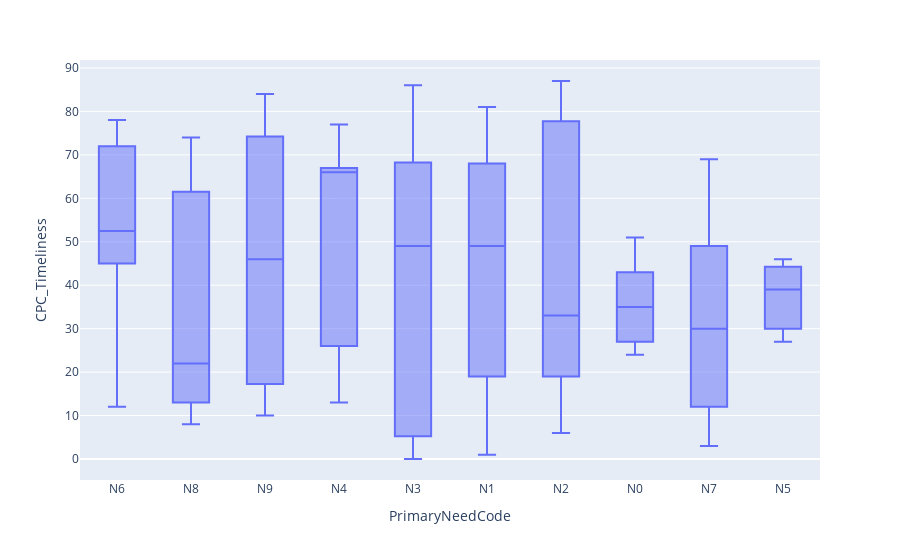

Write notebook code for a chart like this one.
### Code cell
# Making a box plot

timeliness_box = px.box(cin,
                        x='PrimaryNeedCode', #This can be used to spilt it or can use color
                        y= 'CPC_Timeliness'
                        # ,color = 'PrimaryNeedCode'
                        )

timeliness_box.show()

### Figure 1 — Plotly figure (JSON) as saved in the notebook; plotly's stock layout.template omitted (floating-point values rounded to 4 significant figures)
{"data": [{"alignmentgroup": "True", "hovertemplate": "PrimaryNeedCode=%{x}<br>CPC_Timeliness=%{y}<extra></extra>", "legendgroup": "", "marker": {"color": "#636efa"}, "name": "", "notched": false, "offsetgroup": "", "orientation": "v", "showlegend": false, "type": "box", "x": ["N6", "N8", "N9", "N4", "N9", "N3", "N3", "N8", "N6", "N9", "N1", "N6", "N6", "N8", "N6", "N9", "N2", "N8", "N1", "N6", "N0", "N3", "N8", "N7", "N0", "N9", "N6", "N3", "N3", "N9", "N9", "N4", "N5", "N0", "N4", "N8", "N6", "N5", "N2", "N7", "N0", "N1", "N6", "N2", "N1", "N1", "N4", "N6", "N7", "N8", "N8", "N7", "N1", "N0", "N3", "N2", "N3", "N8", "N8", "N9", "N5", "N0", "N6", "N3", "N2", "N3", "N6", "N5", "N1", "N9", "N2", "N0", "N9", "N0", "N2", "N1", "N2", "N7", "N1", "N9", "N3", "N3", "N8", "N8", "N6", "N2", "N1", "N3", "N9", "N7", "N1", "N4", "N6", "N7", "N2", "N6", "N4", "N9", "N6", "N9", "N9"], "x0": " ", "xaxis": "x", "y": [78.0, 49.0, 14.0, 66.0, 83.0, 3.0, 0.0, 25.0, 12.0, 65.0, 16.0, 54.0, 46.0, 74.0, NaN, 27.0, 19.0, 8.0, 68.0, NaN, 24.0, 66.0, NaN, 50.0, NaN, 83.0, 45.0, 4.0, 86.0, 66.0, 84.0, 66.0, 39.0, NaN, 67.0, 11.0, 51.0, 46.0, 56.0, 3.0, 43.0, 48.0, 56.0, 19.0, 19.0, 1.0, 77.0, 36.0, 21.0, NaN, 15.0, 69.0, 55.0, 34.0, 69.0, 87.0, 74.0, 74.0, NaN, 18.0, 27.0, 51.0, 74.0, 27.0, 32.0, NaN, 72.0, NaN, 50.0, 10.0, 86.0, 27.0, 77.0, 36.0, 33.0, 21.0, NaN, 30.0, NaN, 13.0, 9.0, 49.0, 19.0, NaN, NaN, 6.0, 70.0, 49.0, 46.0, 46.0, 81.0, 13.0, NaN, 9.0, 75.0, NaN, 26.0, 54.0, NaN, 37.0, 17.0], "y0": " ", "yaxis": "y"}], "layout": {"boxmode": "group", "legend": {"tracegroupgap": 0}, "margin": {"t": 60}, "xaxis": {"anchor": "y", "domain": [0, 1], "title": {"text": "PrimaryNeedCode"}}, "yaxis": {"anchor": "x", "domain": [0, 1], "title": {"text": "CPC_Timeliness"}}}}
